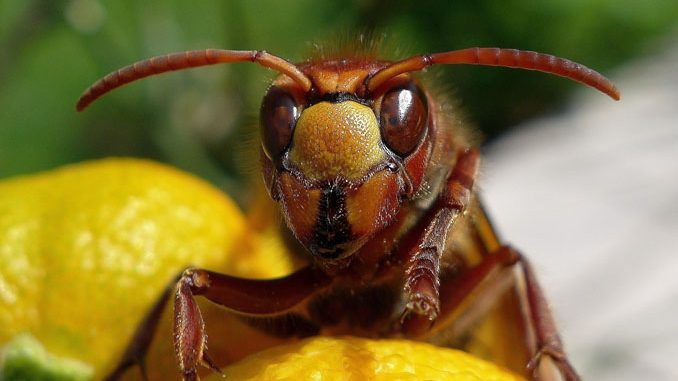
#> input picture geometric_transformations/images/input.jpg, 678 x 381 px
$ python rotation.py
#> lines starting #> are read from the running program, lines starting #| are printed output that depends on the picture
import cv2
import numpy as np

img = cv2.imread('./images/input.jpg')
#> img is the input picture: shape (381, 678, 3); mean B, G, R 57.9, 112.3, 128.3
num_rows, num_cols = img.shape[:2]
#> num_rows = 381; num_cols = 678

# Rotation is obtained by the following transform matrix
#
# cos\theta -sin\theta
# sin\theta cos\theta
#
# To simplify this, the following function builds this matrix
rotation_matrix = cv2.getRotationMatrix2D(
    (num_cols / 2, num_rows / 2),  # center of rotation
    30,  # angle in degrees
    .7  # scale factor
)

img_rotation = cv2.warpAffine(
    img,
    rotation_matrix,
    (num_cols, num_rows),
)
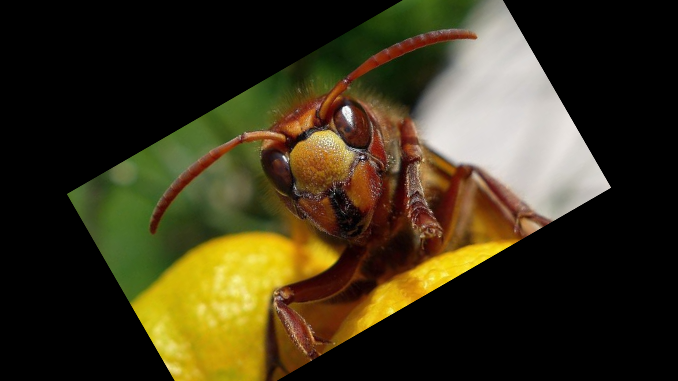
#> img_rotation: shape (381, 678, 3); mean B, G, R 27.7, 52.9, 60.9

cv2.imshow('Image Rotation', img_rotation)

# To make the image fit in the frame, we can use the translation function

translation_matrix = np.float32([
    [1, 0, int(.5 * num_cols)],
    [0, 1, int(.5 * num_rows)]
])  # image left upper corner goes to a quarter of height and width
#> translation_matrix = [[1, 0, 339], [0, 1, 190]]

# rotation around the center
rotation_matrix = cv2.getRotationMatrix2D(
    (num_cols, num_rows), 30, 1
)

img_translation = cv2.warpAffine(
    img, translation_matrix, (2 * num_cols, 2 * num_rows)
)
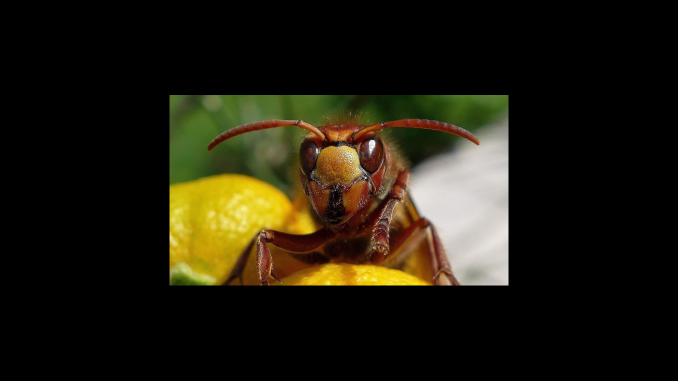
#> img_translation: shape (762, 1356, 3) (shown at 1/2 size); mean B, G, R 14.5, 28.1, 32.1
img_rotation_and_translation = cv2.warpAffine(
    img_translation, rotation_matrix, (2 * num_cols, 2 * num_rows)
)
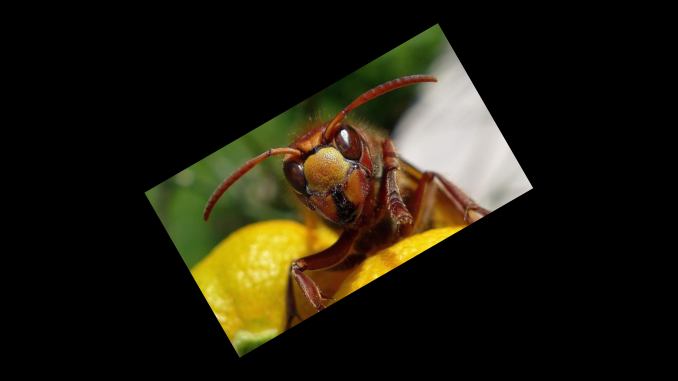
#> img_rotation_and_translation: shape (762, 1356, 3) (shown at 1/2 size); mean B, G, R 14.5, 28.1, 32.1

cv2.imshow('Rotation and Translation', img_rotation_and_translation)
cv2.waitKey()
